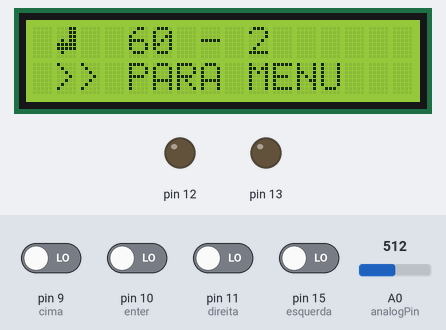
The sketch below on a simulated Arduino Uno, built with avr-gcc and run on an emulated ATmega328P. Shown: 16×2 character LCD, output pins drawn as LEDs (lit = HIGH). The inputs (shaded band) are chosen by the test bench; at power-on: pin 9 (cima), pin 10 (enter), pin 11 (direita), pin 15 (esquerda) LOW, A0 (analogPin) = 512. EEPROM starts erased.

Above: at 3.2 s.
3.3 s: pin 10 (enter) driven HIGH
At 3.61 s:
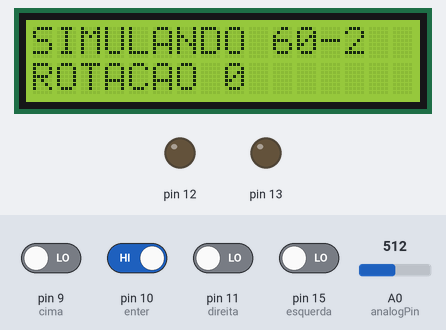
5.8 s: pin 11 (direita) driven HIGH
At 6.7 s:
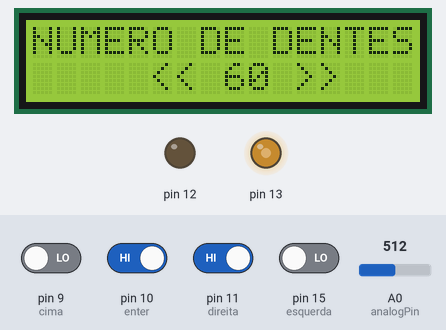
7.6 s: pin 11 (direita) driven LOW
At 8.12 s:
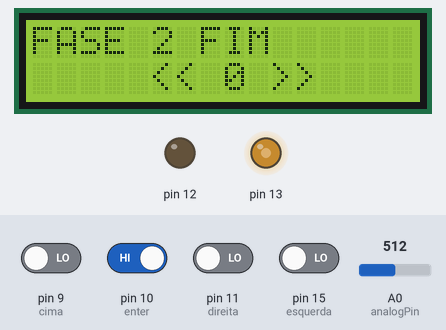
9.5 s: A0 (analogPin) set to 306
At 10.86 s:
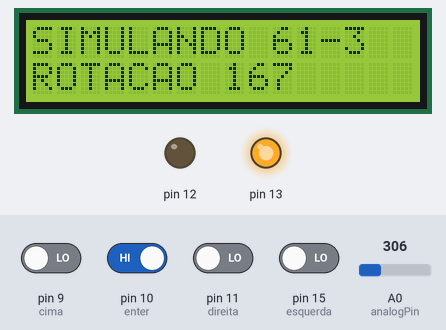
11.7 s: pin 11 (direita) driven HIGH
At 13.32 s:
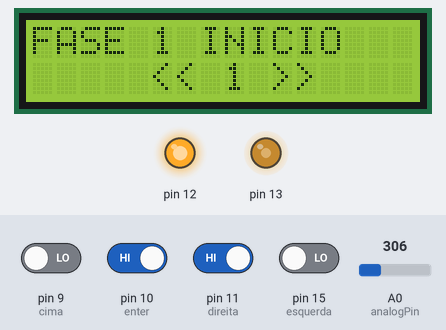
14.7 s: pin 10 (enter) driven LOW
At 15.36 s:
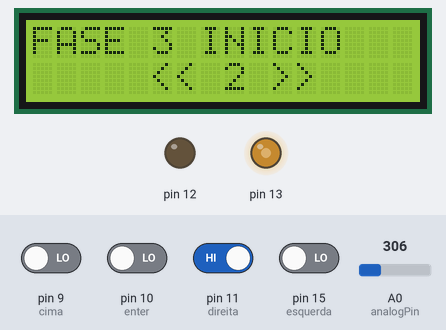
Timing chart, 0 to 18.7 s (numbered marks = the images above; inputs shaded):
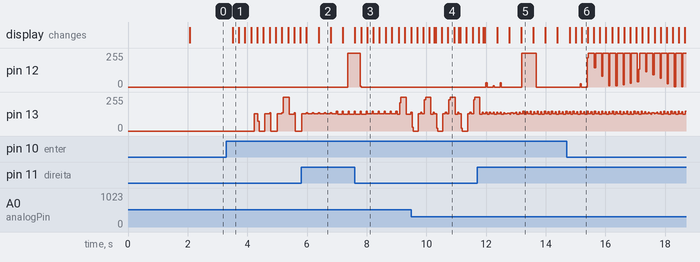

The sketch:

gerador_de_sinal_de_rotacao_MENU.ino
```cpp
////                                       DPF ELETRÔNICA
////                                    SIMULADOR DE SINAL DE RODA FONIA
////                                    VER 2.0   01/08/2020

///Variaveis de memória
int baixo=8;
int cima=9;
int enter=10;
int direita=11;
int esquerda=15;
int a=0,b=0, dente=0,  rpm=0, sensor=0,  ciclo=0, cont=0, rotacao=0, fonica=0, contfase=0;
int analogPin = A0;
int ndentes=60,nfalha=2, ON=0;
int menu=0, fase1i=0 ,fase1f=0, fase2i=0,fase2f=0,fase3i=0, fase3f=0, fase4i=0, fase4f=0, teclacont=0;
//Carrega a biblioteca LiquidCrystal
#include <LiquidCrystal.h>
//carrega a biblioteca eeprom
#include <EEPROM.h>
//Define os pinos que serão utilizados para ligação ao display
LiquidCrystal lcd(7, 6, 5, 4, 3, 2);
/////////////////////
byte senter[8] = {
 B00011,
 B00011,
 B00011,
 B01011,   /////simbolo do enter
 B11111,
 B11111,
 B01000,
 B00000
};
////////////////////////
void setup(void)
{//////carrega valores da eeprom
fase1i =EEPROM.read(0);
fase1f =EEPROM.read(1);
fase2i =EEPROM.read(2);
fase2f =EEPROM.read(3);
fase3i =EEPROM.read(4);
fase3f =EEPROM.read(5);
fase4i =EEPROM.read(6);
fase4f =EEPROM.read(7);
nfalha =EEPROM.read(8);
ndentes =EEPROM.read(9);
////////////////////////////////////
//define valores na primeira inicialização
if(ndentes==255){
 ndentes=60;
 nfalha=2;
 fase1i=0;
 fase1f=0;
 fase2i=0;
 fase2f=0;
 fase3i=0;
 fase3f=0;
 fase4i=0;
 fase4f=0;
}
///////////////////////////////
  lcd.createChar(1, senter);
  //Define o número de colunas e linhas do LCD
  lcd.begin(16, 2);
   //Limpa a tela
  lcd.clear();
  //Posiciona o cursor na coluna 3, linha 0;
  lcd.setCursor(0, 0);
  //Envia o texto entre aspas para o LCD
  lcd.print("DPF ELETRONICA");
  lcd.setCursor(0, 1);
  //Envia o texto entre aspas para o LCD
  lcd.print("SIMULADOR ECU");
  delay(2000);
   lcd.clear();
//Serial.begin(9600);
pinMode(baixo, INPUT);
pinMode(cima, INPUT);
pinMode(enter, INPUT);
pinMode(direita, INPUT);
pinMode(esquerda, INPUT);
pinMode(13, OUTPUT);
pinMode(12, OUTPUT);
 // inicializa timer1
 noInterrupts();           // disabilita todas as interrupções
  TCCR1A = 0;
  TCCR1B = 0;
  TCNT1  = 0;

  //OCR1A = 31250;            // compare match register 16MHz/256/2Hz
  OCR1A = 1;
  TCCR1B |= (1 << WGM12);   // CTC mode
  TCCR1B |= (1 << CS12);    // 256 prescaler
  TIMSK1 |= (1 << OCIE1A);  // enable timer compare interrupt
  interrupts();             // enable all interrupts


}

ISR(TIMER1_COMPA_vect)          // timer compare interrupt service routine
{
 cont++;
 fonica++;
 if(cont>=31250){
rotacao=rpm;
rpm=0;
  cont=0;
 }
 ciclo++;
 if(ciclo>22){
  ciclo=0;
 }
if(ON==1){/// liga sinal
  if(fonica>sensor){
    fonica=0;
  if(nfalha>0){
   if(dente>ndentes-nfalha){  //falha
   a=1;
 }
 }
 if(a==0){

 digitalWrite(13, LOW);
 a=1;
 }
 else{
  digitalWrite(13, HIGH);
 a=0;

 if(dente==ndentes){ ////Quatidade dentes da roda
dente=1;
 }
  if(contfase+1==ndentes*2){
contfase=1;
dente=1;//////
 }
 }
if(b==0){
  b=1;
     rpm++;
 dente++;
 contfase++;
}else{
  b=0;

}
  }

//////////////////////sinal de fase

////1 sinal
if(fase1i>0){
if(contfase==fase1i){//dente inicio
  digitalWrite(12, HIGH);
}
if(contfase==fase1f){// dente final
  digitalWrite(12, LOW);
}}
////2 sinal
if(fase2i>0){
if(contfase==fase2i){//dente inicio
  digitalWrite(12, HIGH);
}
if(contfase==fase2f){// dente final
  digitalWrite(12, LOW);
}}
////3 sinal
if(fase3i>0){
if(contfase==fase3i){//dente inicio
  digitalWrite(12, HIGH);
}
if(contfase==fase3f){// dente final
  digitalWrite(12, LOW);
}}
////4 sinal
if(fase4i>0){
if(contfase==fase4i){//dente inicio
 digitalWrite(12, HIGH);
}
if(contfase==fase4f){// dente fina
 digitalWrite(12, LOW);
}}///////////////////////////fim sinal fase*/
}
 }
void loop(void)
{
sensor = analogRead(A0)/10;
menu1();
}

void menu1 (){
if(menu==0){
 lcd.setCursor(1, 0);
 lcd.write(1);
 lcd.setCursor(4, 0);
 lcd.print(ndentes);
 lcd.print(" - ");
 lcd.print(nfalha);
  lcd.setCursor(1, 1);
 lcd.print(">> PARA MENU");
 if(digitalRead(enter)== 1){  ////seleciona o menu de entrada, simular o 60-2 ou escolhe menu
 ON=1;
 menu=1;
 dente=0;
  contfase=0;
   delay(200);
   lcd.clear();
 }
  if(digitalRead(direita)== 1){
  menu=2;
    delay(200);
   lcd.clear();
  }
}/////////////////
if(menu==1){
 lcd.setCursor(0, 0);
 lcd.print("SIMULANDO ");
  lcd.print(ndentes);
   lcd.print("-");
    lcd.print(nfalha);
     lcd.setCursor(0, 1);  //simula principal 60-2
 lcd.print("ROTACAO " );
 //lcd.setCursor(9, 0);
 lcd.print(rotacao);
 lcd.print("   ");
 // lcd.setCursor(1, 1);
 //lcd.print("");
 if(digitalRead(enter)== 1){
 ON=0;
 menu=0;
   delay(200);
   lcd.clear();
}///////////////////////
}
if(menu==2){
 lcd.setCursor(0, 0);
 lcd.write(1);
 lcd.print("  CRIAR SINAL");
  lcd.setCursor(0, 1);
 lcd.print("<< VOLTAR");
 if(digitalRead(enter)==1){
  menu=3;
  lcd.clear();
  delay(200);
 }
 if(digitalRead(esquerda)==1){
  menu=0;
  lcd.clear();
  delay(200);
 }
}/////////////////////
if(menu==3){
 lcd.setCursor(0, 0);
 lcd.print("NUMERO DE DENTES");
 lcd.setCursor(5, 1);
 lcd.print("<< ");
 lcd.print(ndentes);
 lcd.print(" >>");
 if(digitalRead(esquerda)==1){
  ndentes--;
  delay(200);
 }
 if(digitalRead(direita)==1){
  ndentes++;
  delay(200);
 }
 if(digitalRead(enter)==1){
 menu=4;
 delay(200);
 lcd.clear();
 }}/////////////////////////////
 if(menu==4){
   lcd.setCursor(0, 0);
 lcd.print("DENTES DE FALHA");
 lcd.setCursor(5, 1);
 lcd.print("<< ");
 lcd.print(nfalha);
 lcd.print(" >>");
 if(digitalRead(esquerda)==1){
  nfalha--;
  delay(200);
 }
  if(digitalRead(direita)==1){
  nfalha++;
  delay(200);
 }
 if(digitalRead(enter)==1){
menu=5;
delay(200);
lcd.clear();

 }///////
}
if(menu==5){
   lcd.setCursor(0, 0);
 lcd.print("FASE 1 INICIO");
 lcd.setCursor(5, 1);
 lcd.print("<< ");
 lcd.print(fase1i);
 lcd.print(" >>");
 if(digitalRead(esquerda)==1){
  fase1i--;
  delay(200);
 }
  if(digitalRead(direita)==1){
  fase1i++;
  delay(200);
 }
  if(digitalRead(enter)==1){
menu=6;
delay(200);
lcd.clear();
fase1f=fase1i;
 }///////
}
if(menu==6){
   lcd.setCursor(0, 0);
 lcd.print("FASE 1 FIM");
 lcd.setCursor(5, 1);
 lcd.print("<< ");
 lcd.print(fase1f);
 lcd.print(" >>");
 if(digitalRead(esquerda)==1){
  fase1f--;
  delay(200);
 }
  if(digitalRead(direita)==1){
  fase1f++;
  delay(200);
 }
if(digitalRead(enter)==1){
menu=7;
delay(200);
lcd.clear();
//fase2i=fase1f;
 }///////
 }
 if(menu==7){
   lcd.setCursor(0, 0);
 lcd.print("FASE 2 INICIO");
 lcd.setCursor(5, 1);
 lcd.print("<< ");
 lcd.print(fase2i);
 lcd.print(" >>");
 if(digitalRead(esquerda)==1){
  fase2i--;
  delay(200);
 }
  if(digitalRead(direita)==1){
  fase2i++;
  delay(200);
 }
  if(digitalRead(enter)==1){
menu=8;
delay(200);
lcd.clear();
fase2f=fase2i;
 }///////
}
if(menu==8){
   lcd.setCursor(0, 0);
 lcd.print("FASE 2 FIM");
 lcd.setCursor(5, 1);
 lcd.print("<< ");
 lcd.print(fase2f);
 lcd.print(" >>");
 if(digitalRead(esquerda)==1){
  fase2f--;
  delay(200);
 }
  if(digitalRead(direita)==1){
  fase2f++;
  delay(200);

 }
if(digitalRead(enter)==1){
menu=9;
delay(200);
lcd.clear();
//fase3i=fase2f;
 }///////
 }
  if(menu==9){
   lcd.setCursor(0, 0);
 lcd.print("FASE 3 INICIO");
 lcd.setCursor(5, 1);
 lcd.print("<< ");
 lcd.print(fase3i);
 lcd.print(" >>");
 if(digitalRead(esquerda)==1){
  fase3i--;
  delay(200);
 }
  if(digitalRead(direita)==1){
  fase3i++;
  delay(200);
 }
  if(digitalRead(enter)==1){
menu=10;
delay(200);
lcd.clear();
fase3f=fase3i;

 }///////
}
if(menu==10){
   lcd.setCursor(0, 0);
 lcd.print("FASE 3 FIM");
 lcd.setCursor(5, 1);
 lcd.print("<< ");
 lcd.print(fase3f);
 lcd.print(" >>");
 if(digitalRead(esquerda)==1){
  fase3f--;
  delay(200);
 }
  if(digitalRead(direita)==1){
  fase3f++;
  delay(200);
 }
if(digitalRead(enter)==1){
menu=11;
delay(200);
lcd.clear();
//fase4i=fase3f;
 }///////
 }
   if(menu==11){
   lcd.setCursor(0, 0);
 lcd.print("FASE 4 INICIO");
 lcd.setCursor(5, 1);
 lcd.print("<< ");
 lcd.print(fase4i);
 lcd.print(" >>");
 if(digitalRead(esquerda)==1){
  fase4i--;
  delay(200);
 }
  if(digitalRead(direita)==1){
  fase4i++;
  delay(200);
 }
  if(digitalRead(enter)==1){
menu=12;
delay(200);
lcd.clear();
fase4f=fase4i;
 }///////
}
if(menu==12){
   lcd.setCursor(0, 0);
 lcd.print("FASE 4 FIM");
 lcd.setCursor(5, 1);
 lcd.print("<< ");
 lcd.print(fase4f);
 lcd.print(" >>");
 if(digitalRead(esquerda)==1){
  fase4f--;
  delay(200);
 }
  if(digitalRead(direita)==1){
  fase4f++;
  delay(200);
 }
if(digitalRead(enter)==1){
menu=1;
delay(200);
lcd.clear();
ON=1;
dente=0;
contfase=0;
////grava valores na eeprom
EEPROM.write(0,fase1i );
EEPROM.write(1,fase1f );
EEPROM.write(2,fase2i );
EEPROM.write(3,fase2f );
EEPROM.write(4,fase3i );
EEPROM.write(5,fase3f );
EEPROM.write(6,fase4i );
EEPROM.write(7,fase4f );
EEPROM.write(8,nfalha );
EEPROM.write(9,ndentes );
 }///////////////////////////
 }////reseta programa
if(digitalRead(cima)==1){
teclacont++;
if(teclacont>200){
 ndentes=60;
 nfalha=2;
 fase1i=0;
 fase1f=0;
 fase2i=0;
 fase2f=0;
 fase3i=0;
 fase3f=0;
 fase4i=0;
 fase4f=0;
lcd.clear();
lcd.setCursor(0, 0);
 lcd.print("MEMORIA APAGADA");
 delay(2000);
 teclacont=0;
lcd.clear();
  }
}
}


//////////////
```

Measured:
- after the input at 3.3 s, the display: changes after 0.21 s (image 1)
- after the input at 5.8 s, pin 12: 0/255 → 255/255 after 1.6 s; the display: first changes after 0.18 s (image 2 shows a later state)
- after the input at 7.6 s, pin 12: 255/255 → 0/255 after 0.18 s
- after the input at 9.5 s, the display: first differs from a run without the input after 0.76 s (image 4 shows a later state)
- after the input at 11.7 s, pin 12: 0/255 → 255/255 after 1.5 s, → 0/255 0.49 s later; the display: first differs from a run without the input after 0.25 s (image 5 shows a later state)
- what the display in image 2 shows lasts 0.4 s, from 6.4 s to 6.8 s
